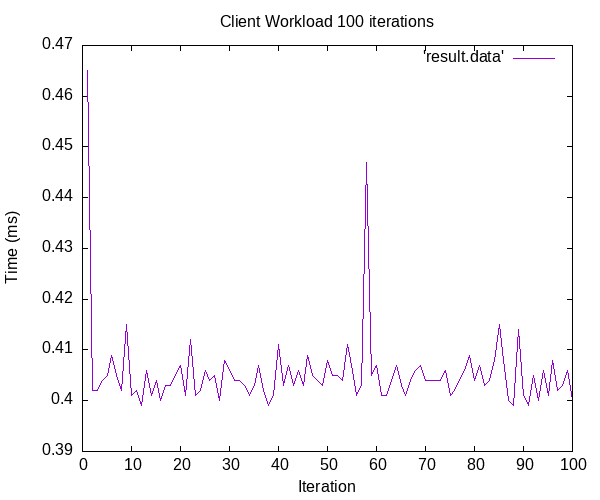

Write gnuplot code to recreate this figure.
set title 'Client Workload 100 iterations'
set datafile separator ','
set ylabel "Time (ms)"
set xlabel 'Iteration' # label for the X axis
set terminal png size 600,500
set output 'plot.png'
plot 'result.data' with lines
